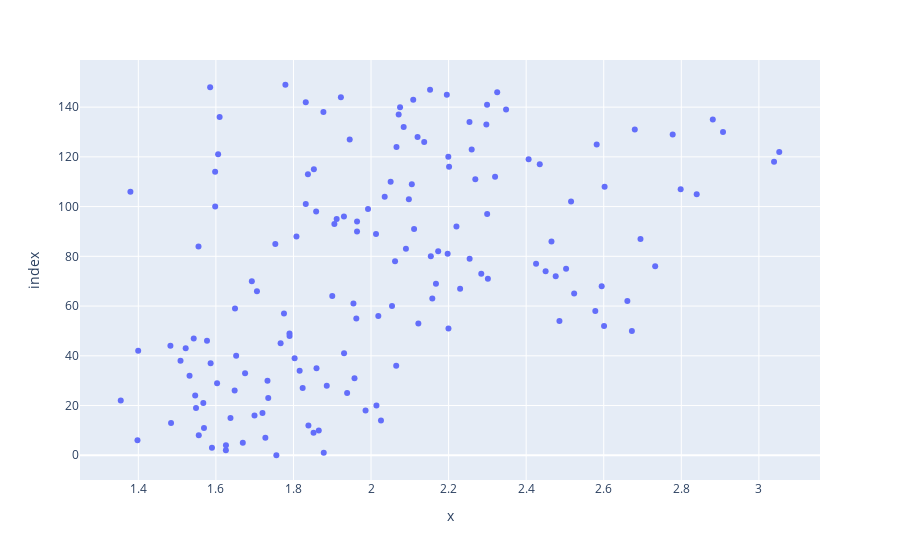
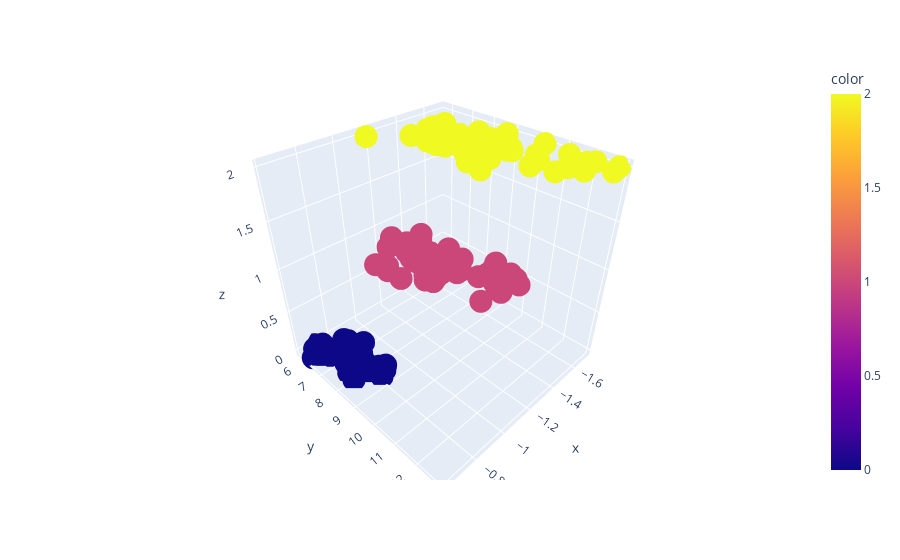

These figures' notebook cell, in order:
### Code cell
#Plot 
#Plot without whitening
print("Without whitening:")
X_new,_,_=pca(X,2,False)
fig = scatter_3d(x=X_new.T[0], y=X_new.T[1], z=Y, color=Y)
fig.show()

#Plot with Whitening:
print("With whitening:")
X_new,_,_=pca(X,2,True)
fig = scatter_3d(x=X_new[0], y=X_new[1], z=Y, color=Y)
fig.show()

### Figure 1 — Plotly figure (JSON) as saved in the notebook; plotly's stock layout.template omitted (floating-point values rounded to 4 significant figures; data arrays with more than 128 entries replaced by an {"elided": "..."} marker saying what was removed)
{"data": [{"hovertemplate": "x=%{x}<br>index=%{y}<extra></extra>", "legendgroup": "", "marker": {"color": "#636efa", "symbol": "circle"}, "mode": "markers", "name": "", "orientation": "h", "showlegend": false, "type": "scatter", "x": {"elided": "150 float values"}, "xaxis": "x", "y": {"elided": "150 int values"}, "yaxis": "y"}], "layout": {"legend": {"tracegroupgap": 0}, "margin": {"t": 60}, "xaxis": {"anchor": "y", "domain": [0, 1], "title": {"text": "x"}}, "yaxis": {"anchor": "x", "domain": [0, 1], "title": {"text": "index"}}}}

### Figure 2 — Plotly figure (JSON) as saved in the notebook; plotly's stock layout.template omitted (floating-point values rounded to 4 significant figures; data arrays with more than 128 entries replaced by an {"elided": "..."} marker saying what was removed)
{"data": [{"hovertemplate": "x=%{x}<br>y=%{y}<br>z=%{z}<br>color=%{marker.color}<extra></extra>", "legendgroup": "", "marker": {"color": {"elided": "150 int values"}, "coloraxis": "coloraxis", "symbol": "circle"}, "mode": "markers", "name": "", "scene": "scene", "showlegend": false, "type": "scatter3d", "x": {"elided": "150 float values"}, "y": {"elided": "150 float values"}, "z": {"elided": "150 int values"}}], "layout": {"coloraxis": {"colorbar": {"title": {"text": "color"}}, "colorscale": [[0, "#0d0887"], [0.1111, "#46039f"], [0.2222, "#7201a8"], [0.3333, "#9c179e"], [0.4444, "#bd3786"], [0.5556, "#d8576b"], [0.6667, "#ed7953"], [0.7778, "#fb9f3a"], [0.8889, "#fdca26"], [1, "#f0f921"]]}, "legend": {"tracegroupgap": 0}, "margin": {"t": 60}, "scene": {"domain": {"x": [0, 1], "y": [0, 1]}, "xaxis": {"title": {"text": "x"}}, "yaxis": {"title": {"text": "y"}}, "zaxis": {"title": {"text": "z"}}}}}
